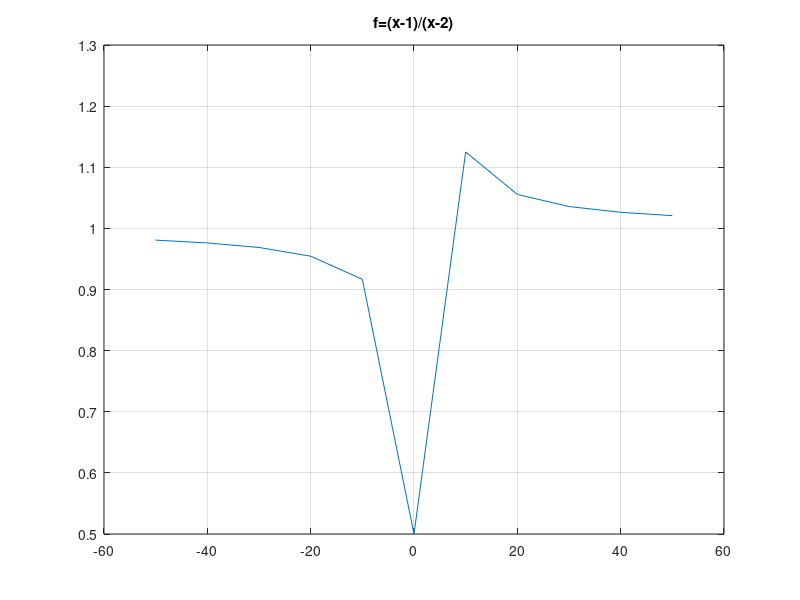

The MATLAB script that drew this image:
% Octave Script
% Title       :Funciones reales
% Description :Script que grafique funciones reales
% Author      :Astrit Lariza Garcia Castillo (LarizaG)
% Date        : 28102021
% Version     :1
% Usage       :octave> /path/funcionnumero6
% Notes       :Requiere octave para usar su linea de comandos

clear
% Funcion real numero 6
% Rango de la funcion
x=-50:10:50;
%Regla de correspondencia
fx=(x-1)./(x-2)
% Funcion a plotear
plot(x, fx)
grid on;
title(["f=(x-1)/(x-2)"])
